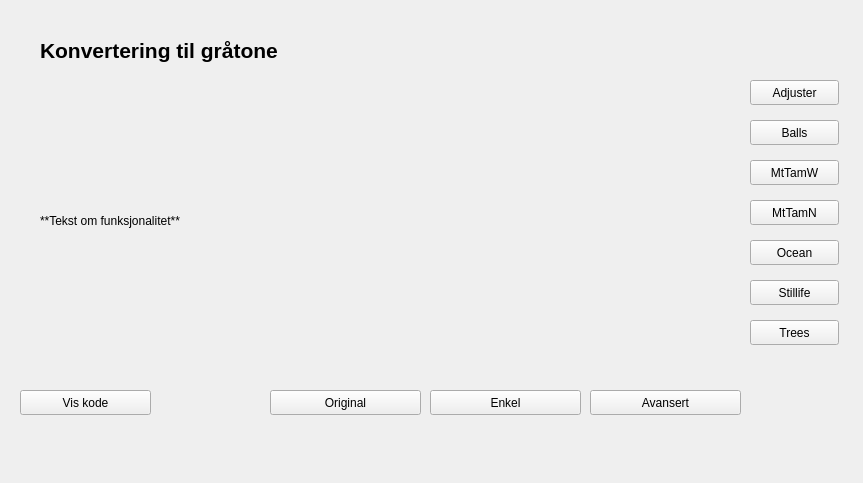
<?xml version="1.0" encoding="UTF-8"?>
<ui version="4.0">
 <class>Form</class>
 <widget class="QWidget" name="Form">
  <property name="geometry">
   <rect>
    <x>0</x>
    <y>0</y>
    <width>863</width>
    <height>483</height>
   </rect>
  </property>
  <property name="windowTitle">
   <string>Form</string>
  </property>
  <widget class="QPushButton" name="grayEasy">
   <property name="geometry">
    <rect>
     <x>430</x>
     <y>390</y>
     <width>151</width>
     <height>25</height>
    </rect>
   </property>
   <property name="text">
    <string>Enkel</string>
   </property>
  </widget>
  <widget class="QPushButton" name="mtTamW">
   <property name="geometry">
    <rect>
     <x>750</x>
     <y>160</y>
     <width>89</width>
     <height>25</height>
    </rect>
   </property>
   <property name="text">
    <string>MtTamW</string>
   </property>
  </widget>
  <widget class="QPushButton" name="ocean">
   <property name="geometry">
    <rect>
     <x>750</x>
     <y>240</y>
     <width>89</width>
     <height>25</height>
    </rect>
   </property>
   <property name="text">
    <string>Ocean</string>
   </property>
  </widget>
  <widget class="QPushButton" name="stillife">
   <property name="geometry">
    <rect>
     <x>750</x>
     <y>280</y>
     <width>89</width>
     <height>25</height>
    </rect>
   </property>
   <property name="text">
    <string>Stillife</string>
   </property>
  </widget>
  <widget class="QPushButton" name="grayAdvanced">
   <property name="geometry">
    <rect>
     <x>590</x>
     <y>390</y>
     <width>151</width>
     <height>25</height>
    </rect>
   </property>
   <property name="text">
    <string>Avansert</string>
   </property>
  </widget>
  <widget class="QPushButton" name="grayOriginal">
   <property name="geometry">
    <rect>
     <x>270</x>
     <y>390</y>
     <width>151</width>
     <height>25</height>
    </rect>
   </property>
   <property name="text">
    <string>Original</string>
   </property>
  </widget>
  <widget class="QLabel" name="glattingOverskrift">
   <property name="geometry">
    <rect>
     <x>40</x>
     <y>20</y>
     <width>761</width>
     <height>61</height>
    </rect>
   </property>
   <property name="font">
    <font>
     <pointsize>16</pointsize>
     <weight>75</weight>
     <italic>false</italic>
     <bold>true</bold>
     <underline>false</underline>
    </font>
   </property>
   <property name="text">
    <string>Konvertering til gråtone</string>
   </property>
  </widget>
  <widget class="QPushButton" name="mtTamN">
   <property name="geometry">
    <rect>
     <x>750</x>
     <y>200</y>
     <width>89</width>
     <height>25</height>
    </rect>
   </property>
   <property name="text">
    <string>MtTamN</string>
   </property>
  </widget>
  <widget class="QLabel" name="label_12">
   <property name="geometry">
    <rect>
     <x>40</x>
     <y>110</y>
     <width>191</width>
     <height>221</height>
    </rect>
   </property>
   <property name="text">
    <string>**Tekst om funksjonalitet**</string>
   </property>
  </widget>
  <widget class="QPushButton" name="balls">
   <property name="geometry">
    <rect>
     <x>750</x>
     <y>120</y>
     <width>89</width>
     <height>25</height>
    </rect>
   </property>
   <property name="text">
    <string>Balls</string>
   </property>
  </widget>
  <widget class="QPushButton" name="adjuster">
   <property name="geometry">
    <rect>
     <x>750</x>
     <y>80</y>
     <width>89</width>
     <height>25</height>
    </rect>
   </property>
   <property name="text">
    <string>Adjuster</string>
   </property>
  </widget>
  <widget class="QPushButton" name="grayCode">
   <property name="geometry">
    <rect>
     <x>20</x>
     <y>390</y>
     <width>131</width>
     <height>25</height>
    </rect>
   </property>
   <property name="text">
    <string>Vis kode</string>
   </property>
  </widget>
  <widget class="QPushButton" name="trees">
   <property name="geometry">
    <rect>
     <x>750</x>
     <y>320</y>
     <width>89</width>
     <height>25</height>
    </rect>
   </property>
   <property name="text">
    <string>Trees</string>
   </property>
  </widget>
  <widget class="QLabel" name="grayImg">
   <property name="geometry">
    <rect>
     <x>270</x>
     <y>76</y>
     <width>471</width>
     <height>301</height>
    </rect>
   </property>
   <property name="text">
    <string/>
   </property>
   <property name="pixmap">
    <pixmap>../../../hdr-bilder/Adjuster/Adjuster_00032.png</pixmap>
   </property>
   <property name="scaledContents">
    <bool>true</bool>
   </property>
  </widget>
 </widget>
 <resources/>
 <connections/>
</ui>
